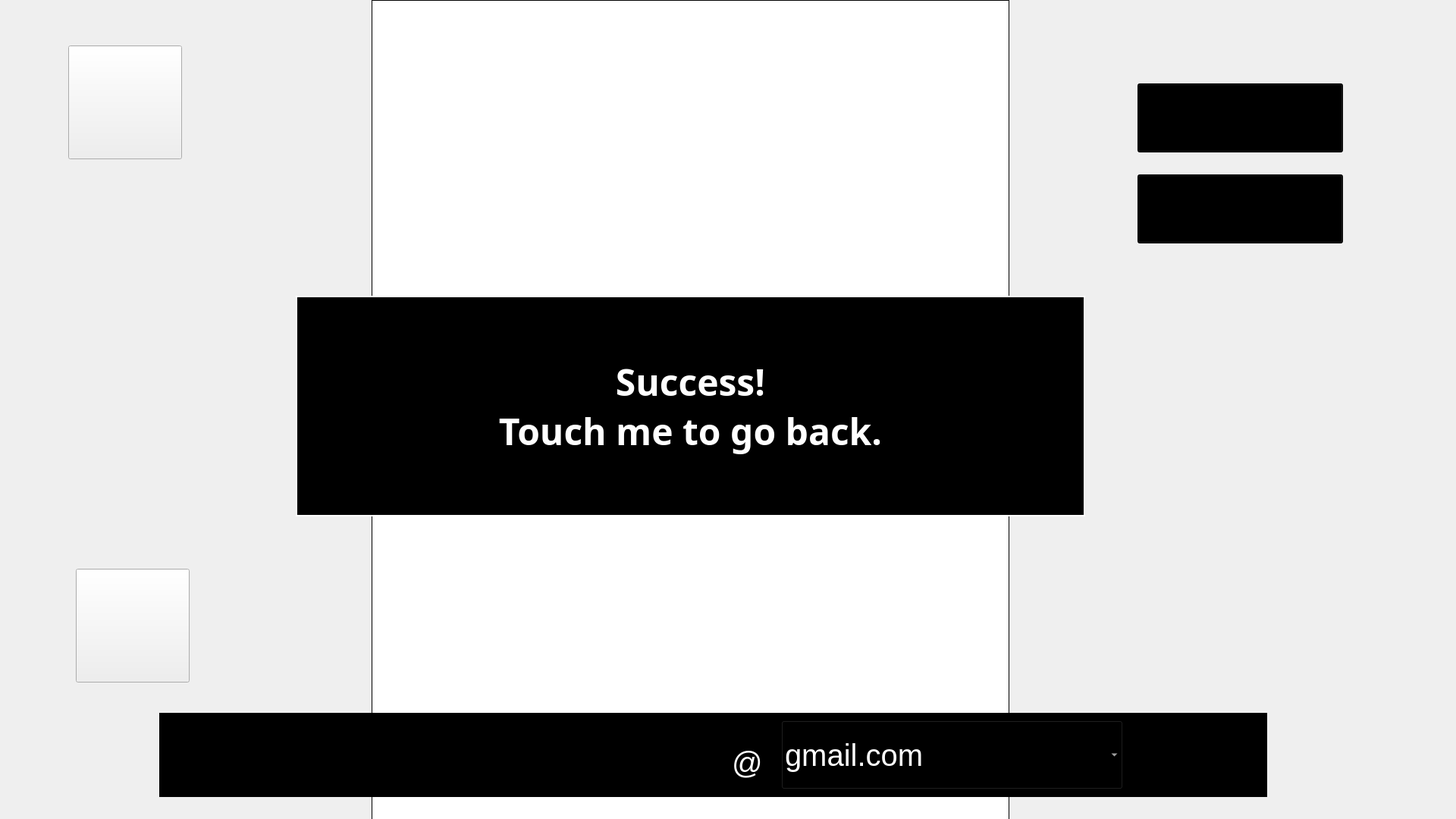
<?xml version="1.0" encoding="UTF-8"?>
<ui version="4.0">
 <class>Form</class>
 <widget class="QWidget" name="Form">
  <property name="geometry">
   <rect>
    <x>0</x>
    <y>0</y>
    <width>1920</width>
    <height>1080</height>
   </rect>
  </property>
  <property name="windowTitle">
   <string>Form</string>
  </property>
  <widget class="QTextEdit" name="emailEdit">
   <property name="geometry">
    <rect>
     <x>400</x>
     <y>970</y>
     <width>531</width>
     <height>71</height>
    </rect>
   </property>
   <property name="font">
    <font>
     <pointsize>-1</pointsize>
    </font>
   </property>
   <property name="styleSheet">
    <string notr="true">background-color:black;color:white;border:1px solid black;
font-size: 40px;
</string>
   </property>
  </widget>
  <widget class="QPushButton" name="yesbutton">
   <property name="geometry">
    <rect>
     <x>1500</x>
     <y>230</y>
     <width>271</width>
     <height>91</height>
    </rect>
   </property>
   <property name="font">
    <font>
     <family>Agency FB</family>
     <pointsize>36</pointsize>
     <weight>75</weight>
     <bold>true</bold>
    </font>
   </property>
   <property name="styleSheet">
    <string notr="true">color:white;
background-color:black;
</string>
   </property>
   <property name="text">
    <string/>
   </property>
  </widget>
  <widget class="QPushButton" name="nobutton">
   <property name="geometry">
    <rect>
     <x>1500</x>
     <y>110</y>
     <width>271</width>
     <height>91</height>
    </rect>
   </property>
   <property name="font">
    <font>
     <family>Agency FB</family>
     <pointsize>36</pointsize>
     <weight>75</weight>
     <bold>true</bold>
    </font>
   </property>
   <property name="styleSheet">
    <string notr="true">color:white;

background-color:black;</string>
   </property>
   <property name="text">
    <string/>
   </property>
  </widget>
  <widget class="QLabel" name="label">
   <property name="geometry">
    <rect>
     <x>950</x>
     <y>970</y>
     <width>71</width>
     <height>71</height>
    </rect>
   </property>
   <property name="font">
    <font>
     <pointsize>-1</pointsize>
    </font>
   </property>
   <property name="styleSheet">
    <string notr="true">background-color:transparent;color:white;
font-size: 40px;

</string>
   </property>
   <property name="text">
    <string>@</string>
   </property>
   <property name="alignment">
    <set>Qt::AlignCenter</set>
   </property>
  </widget>
  <widget class="QComboBox" name="comboBox">
   <property name="geometry">
    <rect>
     <x>1030</x>
     <y>950</y>
     <width>451</width>
     <height>91</height>
    </rect>
   </property>
   <property name="font">
    <font>
     <pointsize>-1</pointsize>
    </font>
   </property>
   <property name="styleSheet">
    <string notr="true">background-color:black;color:white;
font-size: 40px;
</string>
   </property>
   <item>
    <property name="text">
     <string>gmail.com</string>
    </property>
   </item>
   <item>
    <property name="text">
     <string>naver.com</string>
    </property>
   </item>
   <item>
    <property name="text">
     <string>daum.com</string>
    </property>
   </item>
   <item>
    <property name="text">
     <string>duksung.ac.kr</string>
    </property>
   </item>
  </widget>
  <widget class="QLabel" name="grayLabel">
   <property name="geometry">
    <rect>
     <x>210</x>
     <y>940</y>
     <width>1461</width>
     <height>111</height>
    </rect>
   </property>
   <property name="styleSheet">
    <string notr="true">background-color:black;</string>
   </property>
   <property name="text">
    <string/>
   </property>
  </widget>
  <widget class="QPushButton" name="popupText">
   <property name="geometry">
    <rect>
     <x>390</x>
     <y>390</y>
     <width>1041</width>
     <height>291</height>
    </rect>
   </property>
   <property name="font">
    <font>
     <family>Agency FB</family>
     <pointsize>36</pointsize>
     <weight>75</weight>
     <bold>true</bold>
    </font>
   </property>
   <property name="styleSheet">
    <string notr="true">color:white;
border:2px solid white;
background-color:black;</string>
   </property>
   <property name="text">
    <string>Success!
Touch me to go back.</string>
   </property>
  </widget>
  <widget class="QLabel" name="imgLabel">
   <property name="geometry">
    <rect>
     <x>490</x>
     <y>0</y>
     <width>841</width>
     <height>1091</height>
    </rect>
   </property>
   <property name="styleSheet">
    <string notr="true">background-color:white</string>
   </property>
   <property name="frameShape">
    <enum>QFrame::Box</enum>
   </property>
   <property name="text">
    <string/>
   </property>
  </widget>
  <widget class="QLabel" name="label_2">
   <property name="geometry">
    <rect>
     <x>50</x>
     <y>60</y>
     <width>121</width>
     <height>121</height>
    </rect>
   </property>
   <property name="text">
    <string/>
   </property>
  </widget>
  <widget class="QPushButton" name="EmailButton">
   <property name="geometry">
    <rect>
     <x>90</x>
     <y>60</y>
     <width>150</width>
     <height>150</height>
    </rect>
   </property>
   <property name="text">
    <string/>
   </property>
  </widget>
  <widget class="QPushButton" name="saveButton">
   <property name="geometry">
    <rect>
     <x>100</x>
     <y>750</y>
     <width>150</width>
     <height>150</height>
    </rect>
   </property>
   <property name="text">
    <string/>
   </property>
  </widget>
  <zorder>imgLabel</zorder>
  <zorder>grayLabel</zorder>
  <zorder>emailEdit</zorder>
  <zorder>yesbutton</zorder>
  <zorder>nobutton</zorder>
  <zorder>label</zorder>
  <zorder>comboBox</zorder>
  <zorder>popupText</zorder>
  <zorder>label_2</zorder>
  <zorder>EmailButton</zorder>
  <zorder>saveButton</zorder>
 </widget>
 <resources>
  <include location="image/image.qrc"/>
 </resources>
 <connections/>
</ui>
